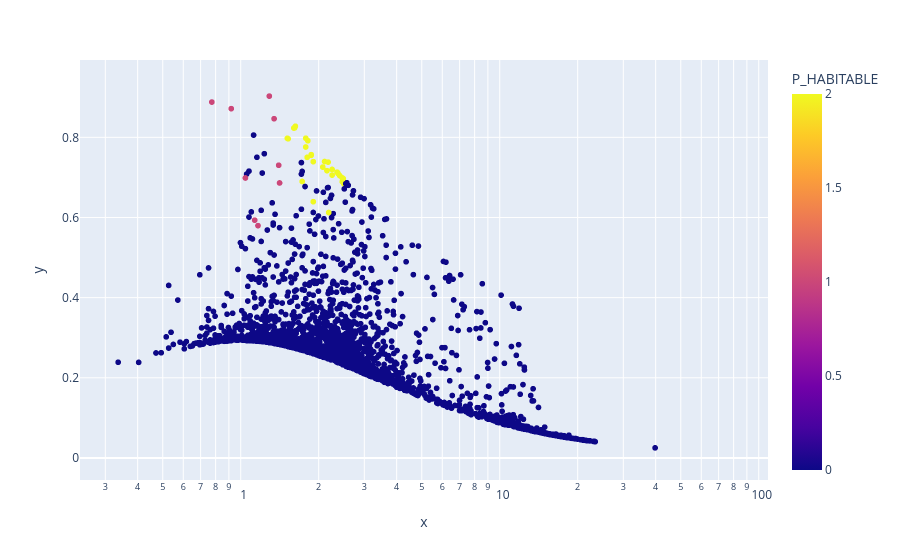

Write notebook code for a chart like this one.
### Code cell
import plotly.express as px
fig = px.scatter(df, x= df.P_RADIUS, y = df.P_ESI, color=df.P_HABITABLE, hover_name=df.P_NAME, log_x=True, size_max=30)

fig.show()

### Figure 1 — Plotly figure (JSON) as saved in the notebook; plotly's stock layout.template omitted (floating-point values rounded to 4 significant figures; data arrays with more than 128 entries replaced by an {"elided": "..."} marker saying what was removed)
{"data": [{"hovertemplate": "<b>%{hovertext}</b><br><br>x=%{x}<br>y=%{y}<br>P_HABITABLE=%{marker.color}<extra></extra>", "hovertext": {"elided": "4048 str values"}, "legendgroup": "", "marker": {"color": {"elided": "4048 int values"}, "coloraxis": "coloraxis", "symbol": "circle"}, "mode": "markers", "name": "", "showlegend": false, "type": "scattergl", "x": {"elided": "4048 float values"}, "xaxis": "x", "y": {"elided": "4048 float values"}, "yaxis": "y"}], "layout": {"coloraxis": {"colorbar": {"title": {"text": "P_HABITABLE"}}, "colorscale": [[0, "#0d0887"], [0.1111, "#46039f"], [0.2222, "#7201a8"], [0.3333, "#9c179e"], [0.4444, "#bd3786"], [0.5556, "#d8576b"], [0.6667, "#ed7953"], [0.7778, "#fb9f3a"], [0.8889, "#fdca26"], [1, "#f0f921"]]}, "legend": {"tracegroupgap": 0}, "margin": {"t": 60}, "xaxis": {"anchor": "y", "domain": [0, 1], "title": {"text": "x"}, "type": "log"}, "yaxis": {"anchor": "x", "domain": [0, 1], "title": {"text": "y"}}}}
